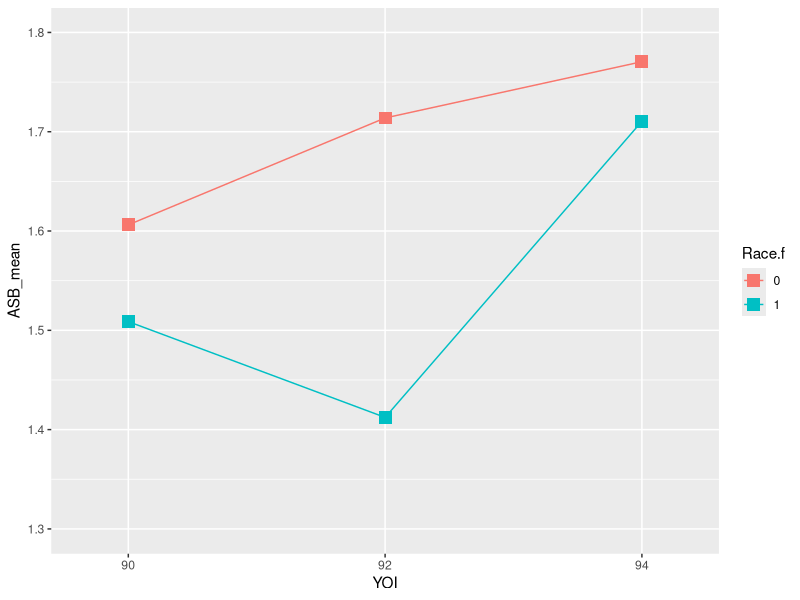
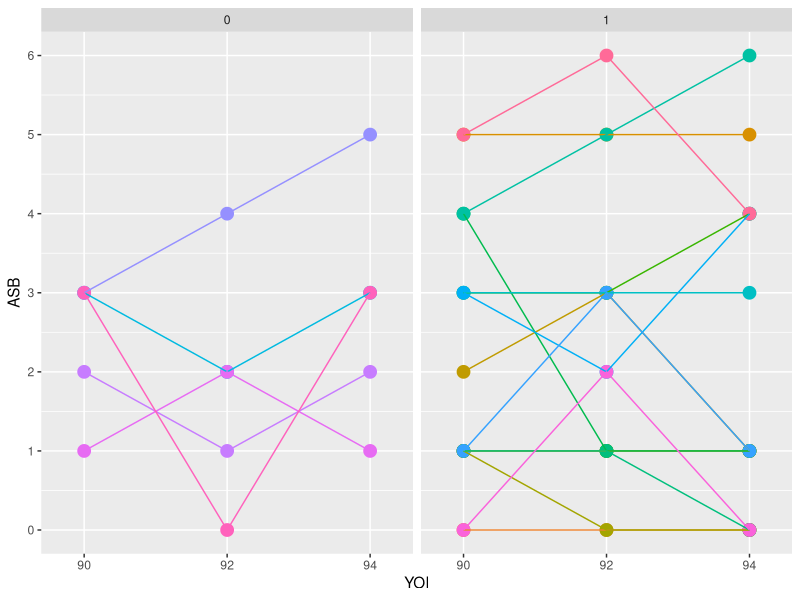
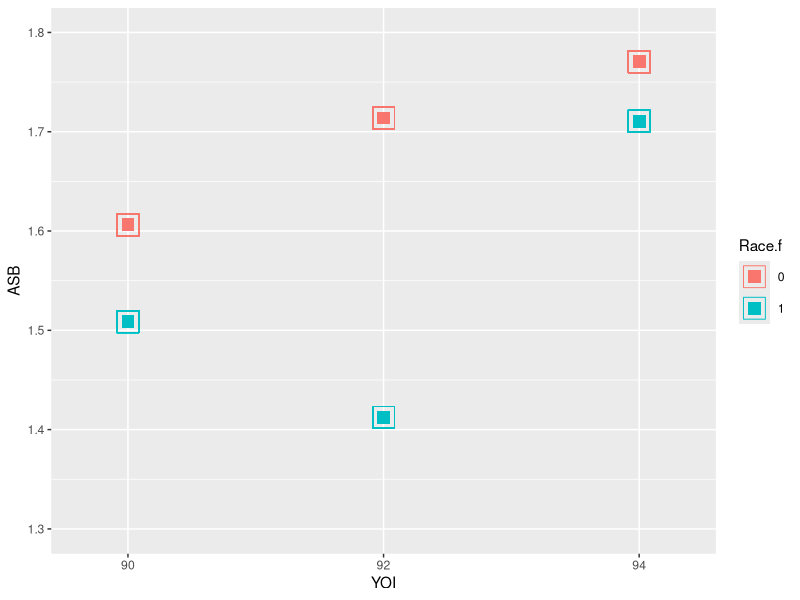
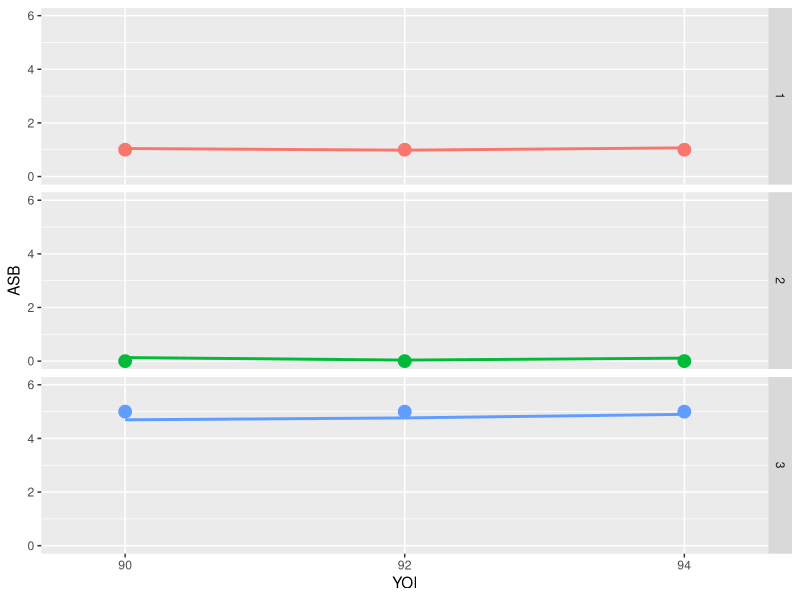

These charts were generated, in order, by the following R code:
### Add packages we use in Assignment 1

library("foreign")
library("plyr")
library("tidyverse")
library("nlme")
library("car")
library("multcomp")
library("lmerTest")


###################################################################################################################################################################################

### 1. Graphical analysis 

## Import the Antisocial.csv data into R.

Antisocial <- read.csv(file = "Antisocial.csv")

## Factor the variables Child and Race and add these variables to the data frame.

Antisocial <- mutate(Antisocial, Child.f = factor(Child), Race.f = factor(Race))
View(Antisocial)

## A numerical and graphical summary for the Antisocial data that provides an indication for whether the interaction effects of YOI * Race 
## should be included in our linear mixed model.

# Table 1: Summary of ASB grouped by Race.

Table_1 <- ddply(Antisocial, c("Race.f", "YOI"), summarise, n = length(ASB), ASB_mean = mean(ASB), ASB_stdev = sd(ASB))
Table_1

# Figure 1: Plot of the values of mean ASB vs YOI grouped by Race.

ggplot(data = Table_1, aes(x = YOI, y = ASB_mean)) +
  geom_point(aes(colour = Race.f), size = 4, shape = 15) +
  geom_line(aes(colour = Race.f)) +
  scale_x_discrete(limits = c(90, 92, 94)) +
  ylim(1.3, 1.8)

## A graphical summary for the Antisocial data that provides an indication for whether random effects of YOI specific to 
## child should be included in our linear mixed model.

# Figure 2: Plot of the values of ASB vs YOI for each Child grouped within Race.

ggplot(data = Antisocial[1:60, ], aes(x = YOI, y = ASB)) +
  geom_point(aes(colour = Child.f), size = 4) +
  geom_line(aes(colour = Child.f)) +
  scale_x_discrete(limits = c(90, 92, 94)) +
  scale_y_continuous(breaks = seq(0, 6, 1)) +
  facet_grid(.~ Race) +
  theme(legend.position="none") 

##############################################################################################################################################################

#### 3. Testing for fixed effects

### Testing the null hypothesis that the fixed effects of Y94 * Race2 and Y94 * Race3 are equal to zero, using ML-based LRT. Test at 12% sig level.

ctrl <- lmeControl(opt = 'optim')

Model1 <- lme(ASB ~ Race + Y92 + Y94 + Race:Y92 + Race:Y94, random = ~ Y92 + Y94 | Child.f, 
              method = "ML", control = ctrl, data = Antisocial) # Fitting model 1 using ML
Model2 <- lme(ASB ~ Race + Y92 + Y94, random = ~ Y92 + Y94 | Child.f, 
              method = "ML", control = ctrl, data = Antisocial) # Fitting model 2 using ML

anova(Model1, Model2)

# We choose Model 1

##############################################################################################################################################################

#### 4. Diagnostics of our final linear mixed model

## Fit Model 1 using REML.

Model1 <- lme(ASB ~ Race + Y92 + Y94 + Race:Y92 + Race:Y94, random = ~ Y92 + Y94 | Child.f, 
              method = "REML", control = ctrl, data = Antisocial) # Fitting model 1 using REML

## Checking the agreement between the predicted marginal values of ASB and the observed mean 
## values of ASB as a function of YOI grouped by Race. 

# Generating the predicted marginal values of ASB.

Antisocial <- mutate(Antisocial, Marg_ASB_hat = fitted(Model1, level = 0))
View(Antisocial)

# Figure 3: Plot of the predicted marginal values of ASB and the observed mean values of ASB 
# as a function of YOI grouped by Race.

ggplot(data = Antisocial, aes(x = YOI, y = Marg_ASB_hat)) +
  geom_point(aes(colour = Race.f), size = 8, shape = 22) +
  geom_point(data = Table_1, aes(YOI, ASB_mean, colour = Race.f), size = 4, shape = 15) +
  scale_x_discrete(limits = c(90, 92, 94)) +
  ylim(1.3, 1.8) +
  labs(x = "YOI", y = "ASB")

## Checking the agreement between the predicted conditional values of ASB and the observed 
## values of ASB as a function of YOI grouped for the first 5 children in the data set.  

# Generating the predicted conditional values of ASB.

Antisocial <- mutate(Antisocial, Cond_ASB_hat = fitted(Model1, level = 1))
View(Antisocial)

# Figure 4: Plot of the predicted conditional values of ASB and the observed values of ASB 
# as a function of YOI for the first five children in the data set.

ggplot(data = Antisocial[c(1:9), ], aes(x = YOI, y = Cond_ASB_hat)) +
  geom_line(aes(colour = Child.f), size = 1) +
  geom_point(aes(YOI, ASB, colour = Child.f), size = 4) +
  scale_x_discrete(limits = c(90, 92, 94)) +
  ylim(0, 6) +
  facet_grid(Child.f ~.) +
  theme(legend.position="none") +
  labs(x = "YOI", y = "ASB")  

#######################################################################################################################################################

#### 5. Fixed effect estimates and random effect predictions for your final linear mixed model

## Table 2: The estimates of the fixed effects in model 1.

Table_2 <- summary(Model1)$tTable
round(Table_2, 4)

## Table 3: The predictions for the random effects for the first five children in the data set.

Table_3 <- ranef(Model1)[1:5,]
round(Table_3, 4)
